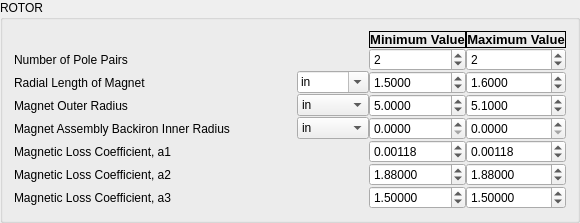
             <widget class="QGroupBox" name="groupBox">
              <property name="title">
               <string>ROTOR</string>
              </property>
              <property name="flat">
               <bool>false</bool>
              </property>
              <property name="checkable">
               <bool>false</bool>
              </property>
              <property name="checked">
               <bool>false</bool>
              </property>
              <layout class="QGridLayout" name="groupBox_gridLayout_5">
               <property name="spacing">
                <number>0</number>
               </property>
               <item row="5" column="3">
                <widget class="QDoubleSpinBox" name="R_MagneticLossCoef1_2">
                 <property name="decimals">
                  <number>5</number>
                 </property>
                 <property name="singleStep">
                  <double>0.000100000000000</double>
                 </property>
                 <property name="value">
                  <double>0.001180000000000</double>
                 </property>
                </widget>
               </item>
               <item row="6" column="0">
                <widget class="QLabel" name="label_6">
                 <property name="text">
                  <string>Magnetic Loss Coefficient, a2</string>
                 </property>
                </widget>
               </item>
               <item row="3" column="3">
                <widget class="QDoubleSpinBox" name="R_MagnetOutR_2">
                 <property name="decimals">
                  <number>4</number>
                 </property>
                 <property name="maximum">
                  <double>10000.000000000000000</double>
                 </property>
                 <property name="singleStep">
                  <double>0.000100000000000</double>
                 </property>
                 <property name="value">
                  <double>5.100000000000000</double>
                 </property>
                </widget>
               </item>
               <item row="2" column="3">
                <widget class="QDoubleSpinBox" name="R_MagnetRadialLength_2">
                 <property name="decimals">
                  <number>4</number>
                 </property>
                 <property name="maximum">
                  <double>10000.000000000000000</double>
                 </property>
                 <property name="singleStep">
                  <double>0.000100000000000</double>
                 </property>
                 <property name="value">
                  <double>1.600000000000000</double>
                 </property>
                </widget>
               </item>
               <item row="7" column="2">
                <widget class="QDoubleSpinBox" name="R_MagneticLossCoef3_1">
                 <property name="decimals">
                  <number>5</number>
                 </property>
                 <property name="singleStep">
                  <double>0.000100000000000</double>
                 </property>
                 <property name="value">
                  <double>1.500000000000000</double>
                 </property>
                </widget>
               </item>
               <item row="1" column="0">
                <widget class="QLabel" name="label">
                 <property name="text">
                  <string>Number of Pole Pairs</string>
                 </property>
                </widget>
               </item>
               <item row="3" column="1">
                <widget class="QComboBox" name="R_MagnetOutR_unit">
                 <item>
                  <property name="text">
                   <string>in</string>
                  </property>
                 </item>
                 <item>
                  <property name="text">
                   <string>m</string>
                  </property>
                 </item>
                 <item>
                  <property name="text">
                   <string>mm</string>
                  </property>
                 </item>
                </widget>
               </item>
               <item row="4" column="3">
                <widget class="QDoubleSpinBox" name="R_MagnetBackIronInnerR_2">
                 <property name="decimals">
                  <number>4</number>
                 </property>
                 <property name="singleStep">
                  <double>0.000100000000000</double>
                 </property>
                </widget>
               </item>
               <item row="4" column="0">
                <widget class="QLabel" name="label_4">
                 <property name="text">
                  <string>Magnet Assembly Backiron Inner Radius                    </string>
                 </property>
                </widget>
               </item>
               <item row="5" column="0">
                <widget class="QLabel" name="label_5">
                 <property name="text">
                  <string>Magnetic Loss Coefficient, a1</string>
                 </property>
                </widget>
               </item>
               <item row="3" column="0">
                <widget class="QLabel" name="label_3">
                 <property name="text">
                  <string>Magnet Outer Radius</string>
                 </property>
                </widget>
               </item>
               <item row="2" column="0">
                <widget class="QLabel" name="label_2">
                 <property name="text">
                  <string>Radial Length of Magnet</string>
                 </property>
                </widget>
               </item>
               <item row="1" column="2">
                <widget class="QSpinBox" name="I_PolePair_1">
                 <property name="value">
                  <number>2</number>
                 </property>
                </widget>
               </item>
               <item row="3" column="2">
                <widget class="QDoubleSpinBox" name="R_MagnetOutR_1">
                 <property name="decimals">
                  <number>4</number>
                 </property>
                 <property name="maximum">
                  <double>10000.000000000000000</double>
                 </property>
                 <property name="singleStep">
                  <double>0.000100000000000</double>
                 </property>
                 <property name="value">
                  <double>5.000000000000000</double>
                 </property>
                </widget>
               </item>
               <item row="7" column="0">
                <widget class="QLabel" name="label_7">
                 <property name="text">
                  <string>Magnetic Loss Coefficient, a3</string>
                 </property>
                </widget>
               </item>
               <item row="6" column="3">
                <widget class="QDoubleSpinBox" name="R_MagneticLossCoef2_2">
                 <property name="decimals">
                  <number>5</number>
                 </property>
                 <property name="singleStep">
                  <double>0.000100000000000</double>
                 </property>
                 <property name="value">
                  <double>1.880000000000000</double>
                 </property>
                </widget>
               </item>
               <item row="2" column="2">
                <widget class="QDoubleSpinBox" name="R_MagnetRadialLength_1">
                 <property name="decimals">
                  <number>4</number>
                 </property>
                 <property name="maximum">
                  <double>10000.000000000000000</double>
                 </property>
                 <property name="singleStep">
                  <double>0.000100000000000</double>
                 </property>
                 <property name="value">
                  <double>1.500000000000000</double>
                 </property>
                </widget>
               </item>
               <item row="1" column="3">
                <widget class="QSpinBox" name="I_PolePair_2">
                 <property name="maximum">
                  <number>999</number>
                 </property>
                 <property name="value">
                  <number>2</number>
                 </property>
                </widget>
               </item>
               <item row="2" column="1">
                <widget class="QComboBox" name="R_MagnetRadialLength_unit">
                 <property name="layoutDirection">
                  <enum>Qt::LeftToRight</enum>
                 </property>
                 <property name="editable">
                  <bool>true</bool>
                 </property>
                 <item>
                  <property name="text">
                   <string>in</string>
                  </property>
                 </item>
                 <item>
                  <property name="text">
                   <string>m</string>
                  </property>
                 </item>
                 <item>
                  <property name="text">
                   <string>mm</string>
                  </property>
                 </item>
                </widget>
               </item>
               <item row="6" column="2">
                <widget class="QDoubleSpinBox" name="R_MagneticLossCoef2_1">
                 <property name="decimals">
                  <number>5</number>
                 </property>
                 <property name="singleStep">
                  <double>0.000100000000000</double>
                 </property>
                 <property name="value">
                  <double>1.880000000000000</double>
                 </property>
                </widget>
               </item>
               <item row="7" column="3">
                <widget class="QDoubleSpinBox" name="R_MagneticLossCoef3_2">
                 <property name="decimals">
                  <number>5</number>
                 </property>
                 <property name="singleStep">
                  <double>0.000100000000000</double>
                 </property>
                 <property name="value">
                  <double>1.500000000000000</double>
                 </property>
                </widget>
               </item>
               <item row="5" column="2">
                <widget class="QDoubleSpinBox" name="R_MagneticLossCoef1_1">
                 <property name="decimals">
                  <number>5</number>
                 </property>
                 <property name="singleStep">
                  <double>0.000100000000000</double>
                 </property>
                 <property name="value">
                  <double>0.001180000000000</double>
                 </property>
                </widget>
               </item>
               <item row="4" column="1">
                <widget class="QComboBox" name="R_MagnetBackIronInnerR_unit">
                 <item>
                  <property name="text">
                   <string>in</string>
                  </property>
                 </item>
                 <item>
                  <property name="text">
                   <string>m</string>
                  </property>
                 </item>
                 <item>
                  <property name="text">
                   <string>mm</string>
                  </property>
                 </item>
                </widget>
               </item>
               <item row="4" column="2">
                <widget class="QDoubleSpinBox" name="R_MagnetBackIronInnerR_1">
                 <property name="decimals">
                  <number>4</number>
                 </property>
                 <property name="singleStep">
                  <double>0.000100000000000</double>
                 </property>
                </widget>
               </item>
               <item row="0" column="2">
                <widget class="QLabel" name="label_16">
                 <property name="font">
                  <font>
                   <pointsize>10</pointsize>
                   <weight>75</weight>
                   <bold>true</bold>
                  </font>
                 </property>
                 <property name="layoutDirection">
                  <enum>Qt::LeftToRight</enum>
                 </property>
                 <property name="frameShape">
                  <enum>QFrame::Box</enum>
                 </property>
                 <property name="text">
                  <string>Minimum Value</string>
                 </property>
                 <property name="textFormat">
                  <enum>Qt::RichText</enum>
                 </property>
                 <property name="alignment">
                  <set>Qt::AlignCenter</set>
                 </property>
                </widget>
               </item>
               <item row="0" column="3">
                <widget class="QLabel" name="label_18">
                 <property name="font">
                  <font>
                   <pointsize>10</pointsize>
                   <weight>75</weight>
                   <bold>true</bold>
                  </font>
                 </property>
                 <property name="layoutDirection">
                  <enum>Qt::LeftToRight</enum>
                 </property>
                 <property name="frameShape">
                  <enum>QFrame::Box</enum>
                 </property>
                 <property name="frameShadow">
                  <enum>QFrame::Plain</enum>
                 </property>
                 <property name="text">
                  <string>Maximum Value</string>
                 </property>
                 <property name="textFormat">
                  <enum>Qt::RichText</enum>
                 </property>
                 <property name="alignment">
                  <set>Qt::AlignCenter</set>
                 </property>
                </widget>
               </item>
              </layout>
             </widget>
